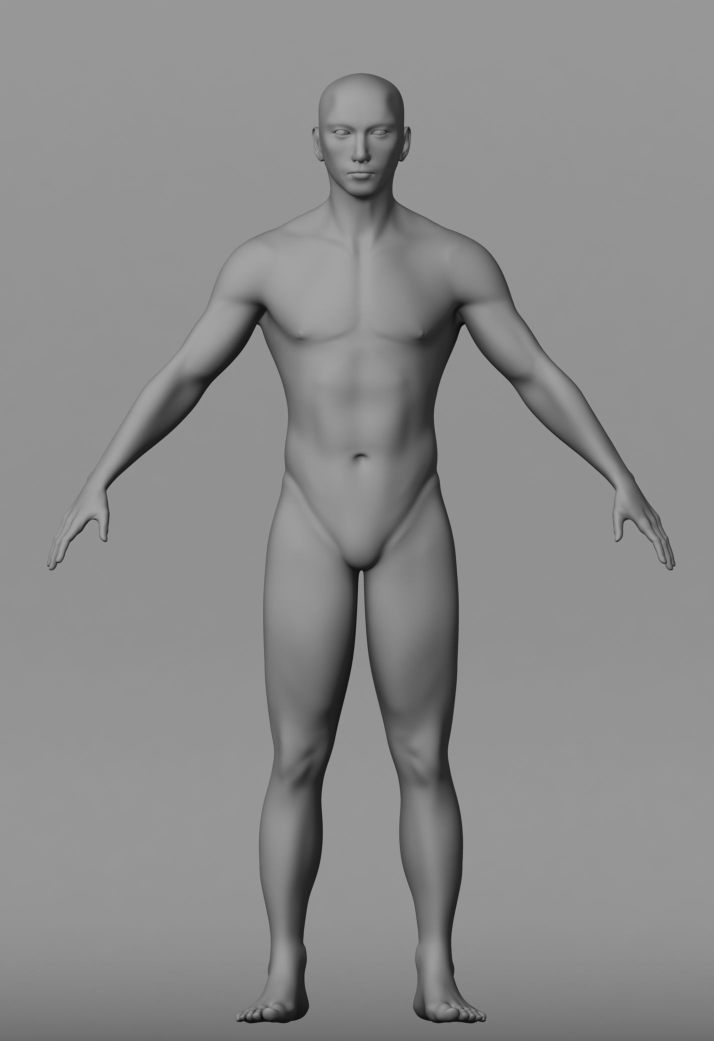
#> input picture person.jpg, 1428 x 2082 px, found by its file name (shown at 1/2 size); the run also reads 1 picture not shown here
$ python BlendingAndRefinement.py
#> lines starting #> are read from the running program, lines starting #| are printed output that depends on the picture; pictures that were not available may be replaced by others from this repository, and a replacement may not be noted
import cv2
import os

def blend_images(body_path, clothing_path, mask_path, output_folder="Outputs"):
#> called with body_path = 'person.jpg', clothing_path = 'Clothets/warped_clothing.png', mask_path = 'Masks/mask.png', output_folder = 'Outputs'
    body = cv2.imread(body_path)
#> body is the input picture: shape (2082, 1428, 3); min 6, max 166, mean 139.2
    clothing = cv2.imread(clothing_path)
    mask = cv2.imread(mask_path, cv2.IMREAD_GRAYSCALE)
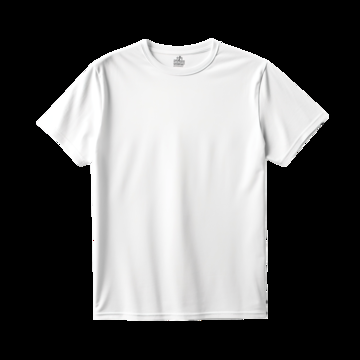
#> input picture Shirts/shirt2.png, 360 x 360 px, given in place of mask.png, which was not available
#> mask: shape (360, 360); min 0, max 255, mean 98.7

    if body is None or clothing is None or mask is None:
        raise ValueError("Error: Could not load one of the images. Check file paths.")

    # Ensure the mask size matches body size
    mask = cv2.resize(mask, (body.shape[1], body.shape[0]))
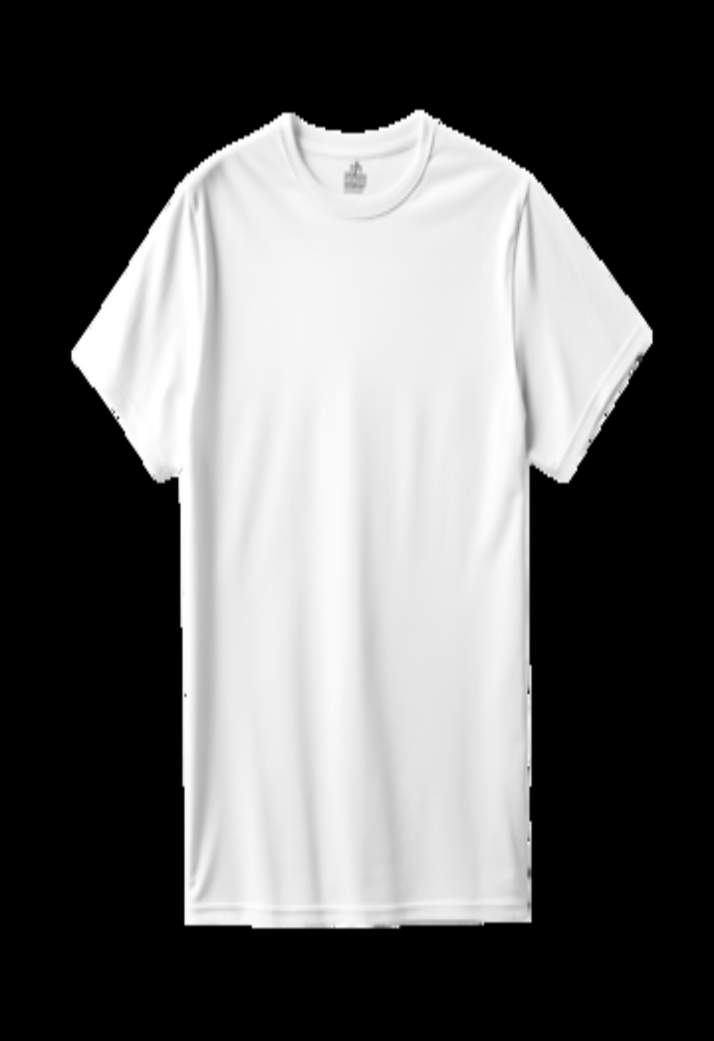
#> mask: shape (2082, 1428) (shown at 1/2 size); min 0, max 255, mean 98.7

    # Convert mask to 3 channels
    mask = cv2.cvtColor(mask, cv2.COLOR_GRAY2BGR)
#> mask: shape (2082, 1428, 3)

    # Find a valid center for blending
    center_x = body.shape[1] // 2
#> center_x = 714
    center_y = body.shape[0] // 2
#> center_y = 1041
    center = (center_x, center_y)
#> center = (714, 1041)

    # Blend using seamless cloning
    blended = cv2.seamlessClone(clothing, body, mask, center, cv2.MIXED_CLONE)
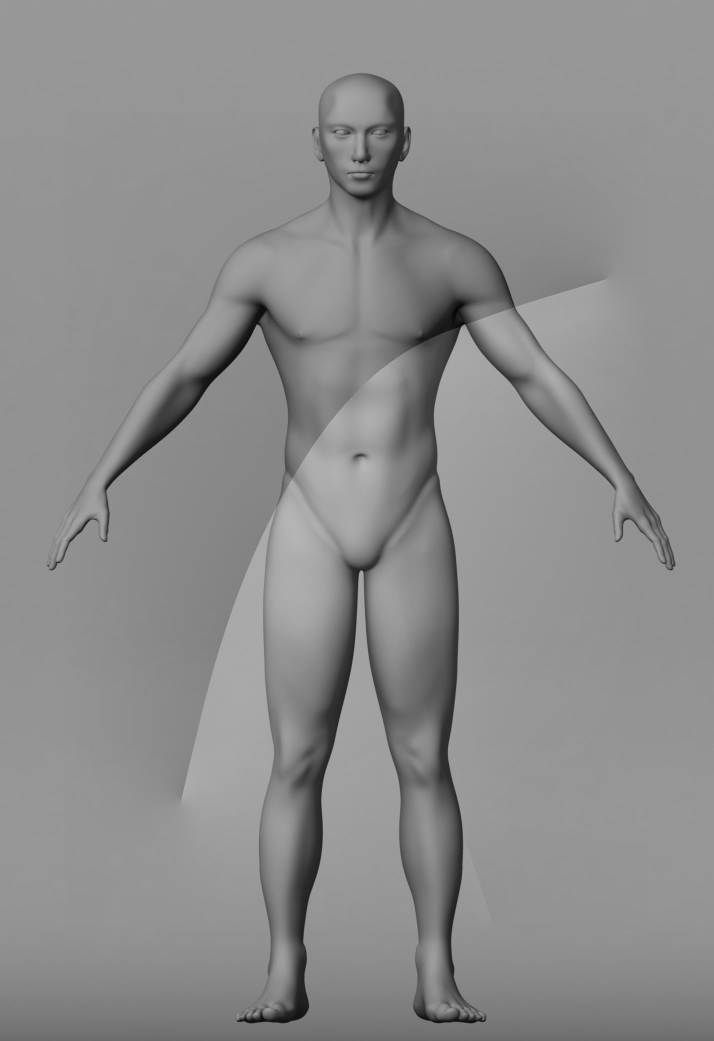
#> blended: shape (2082, 1428, 3) (shown at 1/2 size); min 1, max 183, mean 140.5

    # Ensure output folder exists
    if not os.path.exists(output_folder):
        os.makedirs(output_folder)

    # Determine the filename for the new image
    output_filename = "blended_output.png"
    output_path = os.path.join(output_folder, output_filename)

    # Check if the file already exists, if so, append a number to the filename
    count = 1
    while os.path.exists(output_path):
        output_filename = f"blended_output({count}).png"
        output_path = os.path.join(output_folder, output_filename)
        count += 1

    # Save the blended image to the output folder
    cv2.imwrite(output_path, blended)

    return output_path

blended_output_path = blend_images("person.jpg", "Clothets/warped_clothing.png", "Masks/mask.png")
print(f"Blended image saved as: {blended_output_path}")
